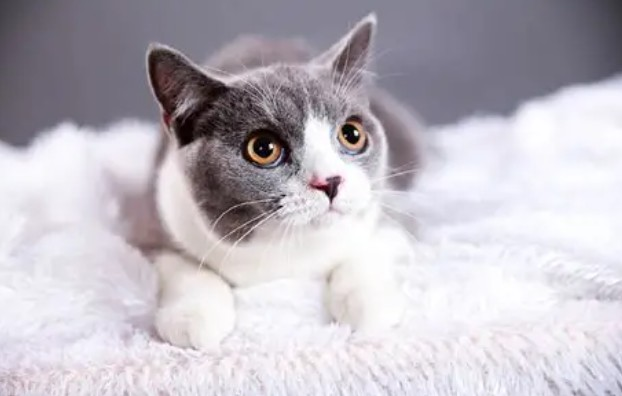
#> input picture 0.picture/cat.jpg, 622 x 396 px, found by its file name
$ python class4.py
#> lines starting #> are read from the running program, lines starting #| are printed output that depends on the picture
import numpy as np
import cv2 as cv
import matplotlib.pyplot as plt

img = cv.imread('0.picture\cat.jpg')
#> img is the input picture: shape (396, 622, 3); mean B, G, R 193.9, 185.6, 190.7
print(img.shape)
#| (396, 622, 3)

img = img[0:50,0:200] #切割图片大小
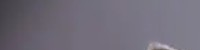
#> img: shape (50, 200, 3); mean B, G, R 120.7, 108.1, 112.6

cur_Img_R = img.copy()
cur_Img_R[:,:,0] = 0
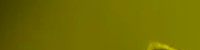
#> cur_Img_R: shape (50, 200, 3); mean B, G, R 0, 108.1, 112.6
cur_Img_R[:,:,1] = 0
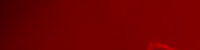
#> cur_Img_R: shape (50, 200, 3); mean B, G, R 0, 0, 112.6

cur_Img_G = img.copy()
cur_Img_G[:,:,0] = 0
cur_Img_G[:,:,2] = 0
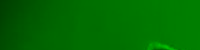
#> cur_Img_G: shape (50, 200, 3); mean B, G, R 0, 108.1, 0

cur_Img_B = img.copy()
cur_Img_B[:,:,1] = 0
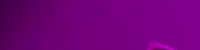
#> cur_Img_B: shape (50, 200, 3); mean B, G, R 120.7, 0, 112.6
cur_Img_B[:,:,2] = 0
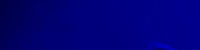
#> cur_Img_B: shape (50, 200, 3); mean B, G, R 120.7, 0, 0

'''
plt.subplot(221),plt.imshow(cur_Img_R,'brg'),plt.title('1')
plt.subplot(222),plt.imshow(cur_Img_G,'brg'),plt.title('2')
plt.subplot(223),plt.imshow(cur_Img_B,'brg'),plt.title('3')
plt.subplot(224),plt.imshow(img,'brg'),plt.title('4')
plt.show()

'''
cv.imshow('R',cur_Img_R)
cv.imshow('G',cur_Img_G)
cv.imshow('B',cur_Img_B)


cv.waitKey(0)
cv.destroyAllWindows()

$ run again, with 0.picture/dog.jpg copied over 0.picture/cat.jpg
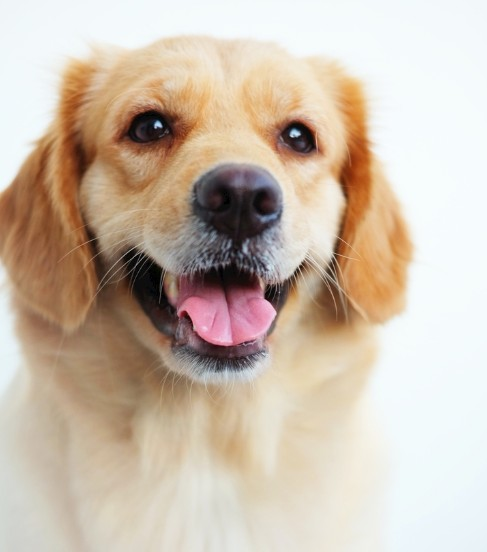
#> input picture 0.picture/dog.jpg, 487 x 552 px, found by its file name
#> img is the input picture: shape (552, 487, 3); mean B, G, R 173.4, 189.1, 204.4
#| (552, 487, 3)
#> img: shape (50, 200, 3)
#> `cur_Img_G[:,:,2] = 0`:
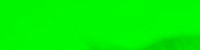
#> cur_Img_G: shape (50, 200, 3); mean B, G, R 0, 245.6, 0
#> `cur_Img_B[:,:,2] = 0`:
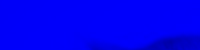
#> cur_Img_B: shape (50, 200, 3); mean B, G, R 245.9, 0, 0
